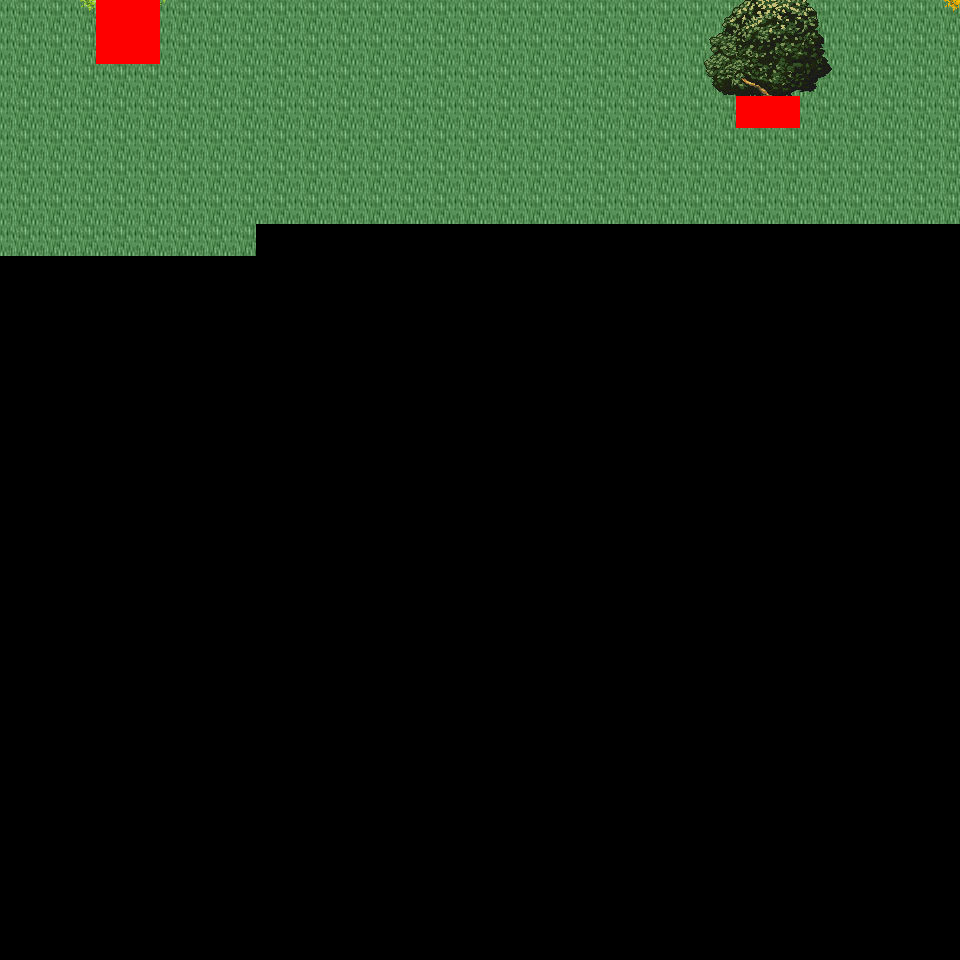

A 2D game scene composited from a Tiled map and its tileset images. What follows is a short description and the map's XML, with each tile layer's data collapsed to a summary:
An orthogonal 30x30 tile map with 32x32 px tiles, 6 tile layers (Ground, Object, Object2, Above, ...), 46 tilesets and 3 objects (3x mapExit).

<map version="1.0" orientation="orthogonal" renderorder="right-down" width="30" height="30" tilewidth="32" tileheight="32" nextobjectid="4">
  <tileset firstgid="1" name="tileset_logic_collision" tilewidth="32" tileheight="32" tilecount="1" columns="1">
    <image source="../drawable/tileset_logic_collision.png" width="32" height="32" />
  </tileset>
  <tileset firstgid="2" name="tileset_ground_ground" tilewidth="32" tileheight="32" tilecount="33" columns="3">
    <image source="../drawable/tileset_ground_ground.png" width="96" height="352" />
  </tileset>
  <tileset firstgid="35" name="tileset_building_castle" tilewidth="32" tileheight="32" tilecount="320" columns="20">
    <image source="../drawable/tileset_building_castle.png" width="640" height="512" />
  </tileset>
  <tileset firstgid="355" name="tileset_item_weapon_cannon" tilewidth="32" tileheight="32" tilecount="12" columns="3">
    <image source="../drawable/tileset_item_weapon_cannon.png" width="96" height="128" />
  </tileset>
  <tileset firstgid="367" name="tileset_item_pot_barrels_1" tilewidth="32" tileheight="32" tilecount="8" columns="4">
    <image source="../drawable/tileset_item_pot_barrels_1.png" width="128" height="64" />
  </tileset>
  <tileset firstgid="375" name="tileset_building_door_door" tilewidth="32" tileheight="32" tilecount="6" columns="3">
    <image source="../drawable/tileset_building_door_door.png" width="96" height="64" />
  </tileset>
  <tileset firstgid="381" name="tileset_building_door_closed" tilewidth="32" tileheight="32" tilecount="1" columns="1">
    <image source="../drawable/tileset_building_door_closed.png" width="32" height="32" />
  </tileset>
  <tileset firstgid="382" name="tileset_building_window_window_centered" tilewidth="32" tileheight="32" tilecount="1" columns="1">
    <image source="../drawable/tileset_building_window_window_centered.png" width="32" height="32" />
  </tileset>
  <tileset firstgid="383" name="tileset_building_decoration_chimney_big" tilewidth="32" tileheight="32" tilecount="2" columns="1">
    <image source="../drawable/tileset_building_decoration_chimney_big.png" width="32" height="64" />
  </tileset>
  <tileset firstgid="385" name="tileset_ground_grass_corners" tilewidth="32" tileheight="32" tilecount="24" columns="6">
    <image source="../drawable/tileset_ground_grass_corners.png" width="192" height="128" />
  </tileset>
  <tileset firstgid="409" name="tileset_ground_grass_edges" tilewidth="32" tileheight="32" tilecount="36" columns="12">
    <image source="../drawable/tileset_ground_grass_edges.png" width="384" height="96" />
  </tileset>
  <tileset firstgid="445" name="tileset_item_statue_lion_statues" tilewidth="32" tileheight="32" tilecount="8" columns="2">
    <image source="../drawable/tileset_item_statue_lion_statues.png" width="64" height="128" />
  </tileset>
  <tileset firstgid="453" name="tileset_item_statue_girl_with_bird" tilewidth="32" tileheight="32" tilecount="12" columns="4">
    <image source="../drawable/tileset_item_statue_girl_with_bird.png" width="128" height="96" />
  </tileset>
  <tileset firstgid="465" name="tileset_furniture_light_lamp_blue" tilewidth="32" tileheight="32" tilecount="3" columns="1">
    <image source="../drawable/tileset_furniture_light_lamp_blue.png" width="32" height="96" />
  </tileset>
  <tileset firstgid="468" name="tileset_light_dim_light_7x5" tilewidth="32" tileheight="32" tilecount="35" columns="7">
    <image source="../drawable/tileset_light_dim_light_7x5.png" width="224" height="160" />
  </tileset>
  <tileset firstgid="503" name="tileset_plant_flower_daisy_blue" tilewidth="32" tileheight="32" tilecount="8" columns="2">
    <image source="../drawable/tileset_plant_flower_daisy_blue.png" width="64" height="128" />
  </tileset>
  <tileset firstgid="511" name="tileset_plant_flower_daisy_red" tilewidth="32" tileheight="32" tilecount="8" columns="2">
    <image source="../drawable/tileset_plant_flower_daisy_red.png" width="64" height="128" />
  </tileset>
  <tileset firstgid="519" name="tileset_plant_flower_daisy_white" tilewidth="32" tileheight="32" tilecount="8" columns="2">
    <image source="../drawable/tileset_plant_flower_daisy_white.png" width="64" height="128" />
  </tileset>
  <tileset firstgid="527" name="tileset_plant_flower_daisy_yellow" tilewidth="32" tileheight="32" tilecount="8" columns="2">
    <image source="../drawable/tileset_plant_flower_daisy_yellow.png" width="64" height="128" />
  </tileset>
  <tileset firstgid="535" name="tileset_plant_tree_fall_trees" tilewidth="32" tileheight="32" tilecount="40" columns="8">
    <image source="../drawable/tileset_plant_tree_fall_trees.png" width="256" height="160" />
  </tileset>
  <tileset firstgid="575" name="tileset_plant_tree_oak_tree" tilewidth="32" tileheight="32" tilecount="20" columns="4">
    <image source="../drawable/tileset_plant_tree_oak_tree.png" width="128" height="160" />
  </tileset>
  <tileset firstgid="595" name="tileset_plant_tree_chestnut_tree" tilewidth="32" tileheight="32" tilecount="20" columns="4">
    <image source="../drawable/tileset_plant_tree_chestnut_tree.png" width="128" height="160" />
  </tileset>
  <tileset firstgid="615" name="tileset_plant_tree_locust_tree" tilewidth="32" tileheight="32" tilecount="20" columns="4">
    <image source="../drawable/tileset_plant_tree_locust_tree.png" width="128" height="160" />
  </tileset>
  <tileset firstgid="635" name="tileset_logic_protection" tilewidth="32" tileheight="32" tilecount="2" columns="2">
    <image source="../drawable/tileset_logic_protection.png" width="64" height="32" />
  </tileset>
  <tileset firstgid="637" name="tileset_plant_bush_hosta" tilewidth="32" tileheight="32" tilecount="9" columns="3">
    <image source="../drawable/tileset_plant_bush_hosta.png" width="96" height="96" />
  </tileset>
  <tileset firstgid="646" name="tileset_plant_flower_flowers_mixed" tilewidth="32" tileheight="32" tilecount="16" columns="4">
    <image source="../drawable/tileset_plant_flower_flowers_mixed.png" width="128" height="128" />
  </tileset>
  <tileset firstgid="662" name="tileset_plant_flower_red_blue_clusters" tilewidth="32" tileheight="32" tilecount="4" columns="1">
    <image source="../drawable/tileset_plant_flower_red_blue_clusters.png" width="32" height="128" />
  </tileset>
  <tileset firstgid="666" name="tileset_furniture_chair_bench_iron" tilewidth="32" tileheight="32" tilecount="4" columns="2">
    <image source="../drawable/tileset_furniture_chair_bench_iron.png" width="64" height="64" />
  </tileset>
  <tileset firstgid="670" name="tileset_plant_stump_stump_pale_purple" tilewidth="32" tileheight="32" tilecount="4" columns="2">
    <image source="../drawable/tileset_plant_stump_stump_pale_purple.png" width="64" height="64" />
  </tileset>
  <tileset firstgid="674" name="tileset_plant_stump_small_stump" tilewidth="32" tileheight="32" tilecount="4" columns="2">
    <image source="../drawable/tileset_plant_stump_small_stump.png" width="64" height="64" />
  </tileset>
  <tileset firstgid="678" name="tileset_building_decoration_banner" tilewidth="32" tileheight="32" tilecount="12" columns="1">
    <image source="../drawable/tileset_building_decoration_banner.png" width="32" height="384" />
  </tileset>
  <tileset firstgid="690" name="tileset_building_decoration_chimney" tilewidth="32" tileheight="32" tilecount="2" columns="1">
    <image source="../drawable/tileset_building_decoration_chimney.png" width="32" height="64" />
  </tileset>
  <tileset firstgid="692" name="tileset_plant_flower_vines_flowered" tilewidth="32" tileheight="32" tilecount="9" columns="3">
    <image source="../drawable/tileset_plant_flower_vines_flowered.png" width="96" height="96" />
  </tileset>
  <tileset firstgid="701" name="tileset_building_decoration_library_banner" tilewidth="32" tileheight="32" tilecount="6" columns="3">
    <image source="../drawable/tileset_building_decoration_library_banner.png" width="96" height="64" />
  </tileset>
  <tileset firstgid="707" name="tileset_logic_portal" tilewidth="32" tileheight="32" tilecount="24" columns="8">
    <image source="../drawable/tileset_logic_portal.png" width="256" height="96" />
  </tileset>
  <tileset firstgid="731" name="tileset_building_cottage" tilewidth="32" tileheight="32" tilecount="256" columns="16">
    <image source="../drawable/tileset_building_cottage.png" width="512" height="512" />
  </tileset>
  <tileset firstgid="987" name="tileset_building_roof_thatched_roof" tilewidth="32" tileheight="32" tilecount="256" columns="16">
    <image source="../drawable/tileset_building_roof_thatched_roof.png" width="512" height="512" />
  </tileset>
  <tileset firstgid="1243" name="tileset_building_window_windows" tilewidth="32" tileheight="32" tilecount="256" columns="16">
    <image source="../drawable/tileset_building_window_windows.png" width="512" height="512" />
  </tileset>
  <tileset firstgid="1499" name="tileset_building_door_doors" tilewidth="32" tileheight="32" tilecount="256" columns="16">
    <image source="../drawable/tileset_building_door_doors.png" width="512" height="512" />
  </tileset>
  <tileset firstgid="1755" name="tileset_building_decoration_chimney_brown_stacks" tilewidth="32" tileheight="32" tilecount="2" columns="1">
    <image source="../drawable/tileset_building_decoration_chimney_brown_stacks.png" width="32" height="64" />
  </tileset>
  <tileset firstgid="1757" name="tileset_ground_ground_3" tilewidth="32" tileheight="32" tilecount="5" columns="5">
    <image source="../drawable/tileset_ground_ground_3.png" width="160" height="32" />
  </tileset>
  <tileset firstgid="1762" name="tileset_plant_bush_bush_pinks" tilewidth="32" tileheight="32" tilecount="4" columns="2">
    <image source="../drawable/tileset_plant_bush_bush_pinks.png" width="64" height="64" />
  </tileset>
  <tileset firstgid="1766" name="tileset_plant_bushes_and_trees" tilewidth="32" tileheight="32" tilecount="144" columns="16">
    <image source="../drawable/tileset_plant_bushes_and_trees.png" width="512" height="289" />
  </tileset>
  <tileset firstgid="1910" name="tileset_plant_bush_berried" tilewidth="32" tileheight="32" tilecount="60" columns="5">
    <image source="../drawable/tileset_plant_bush_berried.png" width="160" height="384" />
  </tileset>
  <tileset firstgid="1970" name="tileset_plant_bush_leafy" tilewidth="32" tileheight="32" tilecount="48" columns="8">
    <image source="../drawable/tileset_plant_bush_leafy.png" width="256" height="192" />
  </tileset>
  <tileset firstgid="2018" name="tileset_plant_bush_flowering" tilewidth="32" tileheight="32" tilecount="72" columns="8">
    <image source="../drawable/tileset_plant_bush_flowering.png" width="256" height="288" />
  </tileset>
  <layer name="Ground" width="30" height="30">
    <data>[900 cells, 218 non-empty, 1 distinct tile ids]</data>
  </layer>
  <layer name="Object" width="30" height="30">
    <data>[900 cells, 4 non-empty, 4 distinct tile ids]</data>
  </layer>
  <layer name="Object2" width="30" height="30">
    <data>[900 cells, 0 non-empty, 0 distinct tile ids]</data>
  </layer>
  <layer name="Above" width="30" height="30">
    <data>[900 cells, 17 non-empty, 17 distinct tile ids]</data>
  </layer>
  <layer name="Above2" width="30" height="30">
    <data>[900 cells, 0 non-empty, 0 distinct tile ids]</data>
  </layer>
  <layer name="Walkable" width="30" height="30">
    <data>[900 cells, 6 non-empty, 1 distinct tile ids]</data>
  </layer>
  <objectgroup name="MapEvents">
    <object id="1" name="north" type="mapExit" x="0" y="0" width="96" height="32">
      <properties>
        <property name="map" value="level_0_x21_y45" />
        <property name="x" value="0" />
        <property name="y" value="28" />
      </properties>
    </object>
    <object id="2" name="north2" type="mapExit" x="160" y="0" width="800" height="32">
      <properties>
        <property name="map" value="level_0_x21_y45" />
        <property name="x" value="5" />
        <property name="y" value="28" />
      </properties>
    </object>
    <object id="3" name="west" type="mapExit" x="0" y="0" width="32" height="960">
      <properties>
        <property name="map" value="level_0_x20_y46" />
        <property name="x" value="28" />
        <property name="y" value="0" />
      </properties>
    </object>
  </objectgroup>
</map>
